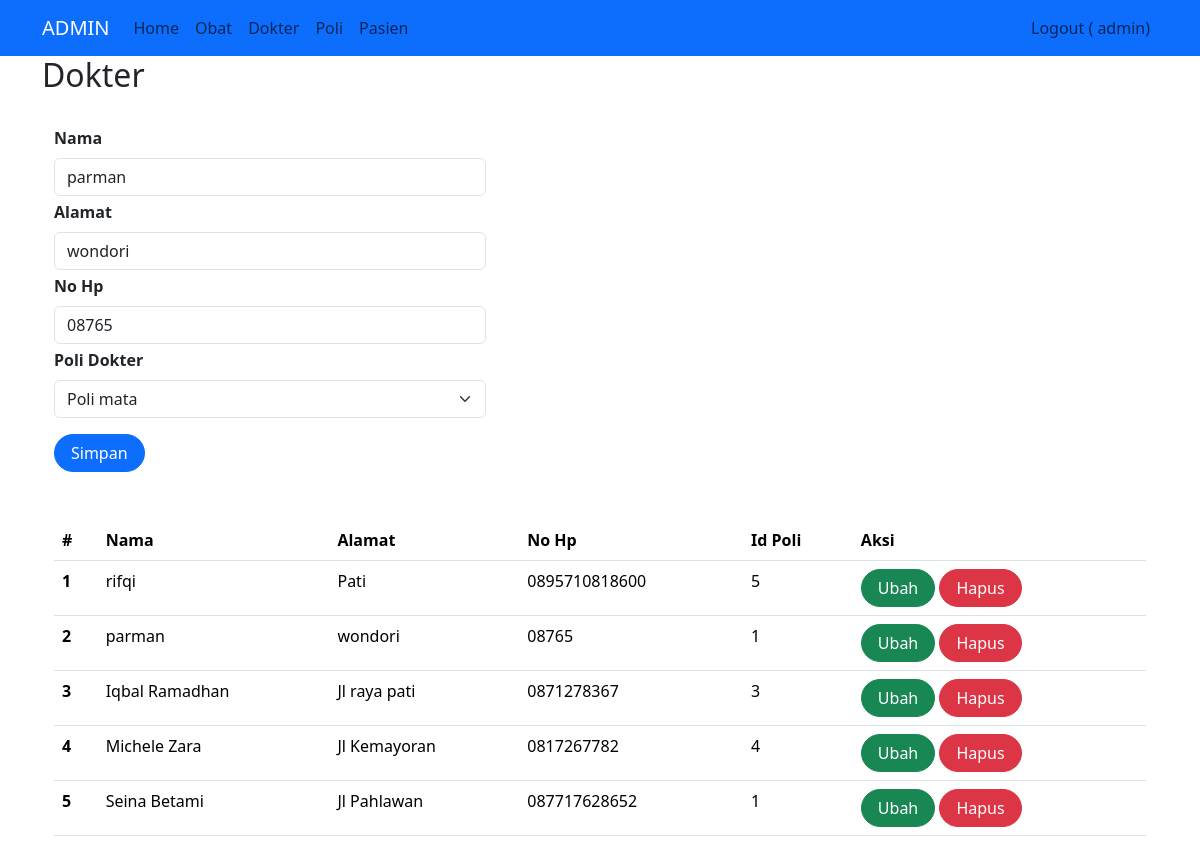
The page /index2.php?page=dokter&id=12 (signed in) on the database its author committed.
### tables this page shows
CREATE TABLE `dokter` (
  `id` int(11) NOT NULL,
  `nama` varchar(255) NOT NULL,
  `alamat` varchar(255) NOT NULL,
  `no_hp` varchar(50) NOT NULL,
  `id_poli` int(11) NOT NULL
);

### dokter.php (the view, shortened to what this page needs)
<h2>Dokter</h2>
<br>
<div class="container">
    <form class="form row" method="POST" style="width: 30rem;" action="" name="myForm" onsubmit="return(validate());">
        <?php
        $nama = '';
        $alamat = '';
        $no_hp = '';
        $id_poli = '';
        if (isset($_GET['id'])) {
            $ambil = mysqli_query($mysqli, "SELECT * FROM dokter
                    WHERE id='" . $_GET['id'] . "'");
            while ($row = mysqli_fetch_array($ambil)) {
                $nama = $row['nama'];
                $alamat = $row['alamat'];
                $no_hp = $row['no_hp'];
                $id_poli = $row['id_poli'];
            }
        ?>
        <?php
        }
        ?>
        <div class="row">
            <label for="inputNama" class="form-label fw-bold">
                Nama
            </label>
            <div>
                <input type="text" class="form-control" name="nama" id="inputNama" placeholder="Nama" value="<?php echo $nama ?>">
            </div>
        </div>
        <div class="row mt-1">
            <label for="inputAlamat" class="form-label fw-bold">
                Alamat
            </label>
            <div>
                <input type="text" class="form-control" name="alamat" id="inputAlamat" placeholder="Alamat" value="<?php echo $alamat ?>">
            </div>
        </div>
        <div class="row mt-1">
            <label for="inputNohp" class="form-label fw-bold">
                No Hp
            </label>
            <div>
                <input type="text" class="form-control" name="no_hp" id="inputNohp" placeholder="No Hp" value="<?php echo $no_hp ?>">
            </div>
        </div>
        <div class="row mt-1">
            <label for="id_poli" class="form-label fw-bold">
                Poli Dokter
            </label>
            <div>
                <select class="form-select" aria-label="id_poli" name="id_poli" >
                    <?php
                        $result = mysqli_query($mysqli, "SELECT * FROM poli");
                        while ($data = mysqli_fetch_assoc($result)) {
                            $selected = ($data['id'] == $id_poli) ? 'selected' : '';
                            echo "<option $selected value='" . $data['id'] . "'>". $data['nama_poli'] . "</option>";
                        }
                    ?>
                </select>
            </div>
        </div>
        <div class="row mt-3">
            <div class=col>
                <button type="submit" class="btn btn-primary rounded-pill px-3 mt-auto" name="simpan">Simpan</button>
            </div>
        </div>
    </form>
    <br>
    <br>
    <table class="table table-hover">
        <thead>
            <tr>
                <th scope="col">#</th>
                <th scope="col">Nama</th>
                <th scope="col">Alamat</th>
                <th scope="col">No Hp</th>
                <th scope="col">Id Poli</th>
                <th scope="col">Aksi</th>
            </tr>
        </thead>
        <tbody>
            <?php
            $result = mysqli_query($mysqli, "SELECT * FROM dokter");
            $no = 1;
            while ($data = mysqli_fetch_array($result)) {
            ?>
                <tr>
                    <th scope="row"><?php echo $no++ ?></th>
                    <td><?php echo $data['nama'] ?></td>
                    <td><?php echo $data['alamat'] ?></td>
                    <td><?php echo $data['no_hp'] ?></td>
                    <td><?php echo $data['id_poli'] ?></td>
                    <td>
                        <a class="btn btn-success rounded-pill px-3" href="index2.php?page=dokter&id=<?php echo $data['id'] ?>">Ubah</a>
                        <a class="btn btn-danger rounded-pill px-3" href="index2.php?page=dokter&id=<?php echo $data['id'] ?>&aksi=hapus">Hapus</a>
                    </td>
                </tr>
            <?php
            }
            ?>
        </tbody>
    </table>

### css/style.css (style rules this page uses)
div { display: block; }

### rows shown on the page
dokter: nama "parman", alamat "wondori", no_hp "08765", id_poli "1"
dokter: nama "rifqi", alamat "Pati", no_hp "0895710818600", id_poli "5"
dokter: nama "Iqbal Ramadhan", alamat "Jl raya pati", no_hp "0871278367", id_poli "3"
dokter: nama "Michele Zara", alamat "Jl Kemayoran", no_hp "0817267782", id_poli "4"
dokter: nama "Seina Betami", alamat "Jl Pahlawan", no_hp "087717628652", id_poli "1"

### other values the page prints
$_SESSION['username'] "admin"
form field id_poli "Poli mata"
